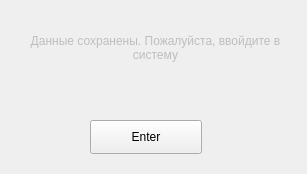
<?xml version="1.0" encoding="UTF-8"?>
<ui version="4.0">
 <class>Form</class>
 <widget class="QWidget" name="Form">
  <property name="geometry">
   <rect>
    <x>0</x>
    <y>0</y>
    <width>307</width>
    <height>174</height>
   </rect>
  </property>
  <property name="windowTitle">
   <string>Form</string>
  </property>
  <widget class="QPushButton" name="pushButton">
   <property name="geometry">
    <rect>
     <x>90</x>
     <y>120</y>
     <width>112</width>
     <height>34</height>
    </rect>
   </property>
   <property name="text">
    <string>Enter</string>
   </property>
  </widget>
  <widget class="QTextEdit" name="textEdit">
   <property name="enabled">
    <bool>false</bool>
   </property>
   <property name="geometry">
    <rect>
     <x>20</x>
     <y>30</y>
     <width>271</width>
     <height>81</height>
    </rect>
   </property>
   <property name="frameShape">
    <enum>QFrame::NoFrame</enum>
   </property>
   <property name="html">
    <string>&lt;!DOCTYPE HTML PUBLIC &quot;-//W3C//DTD HTML 4.0//EN&quot; &quot;http://www.w3.org/TR/REC-html40/strict.dtd&quot;&gt;
&lt;html&gt;&lt;head&gt;&lt;meta name=&quot;qrichtext&quot; content=&quot;1&quot; /&gt;&lt;style type=&quot;text/css&quot;&gt;
p, li { white-space: pre-wrap; }
&lt;/style&gt;&lt;/head&gt;&lt;body style=&quot; font-family:'MS Shell Dlg 2'; font-size:8pt; font-weight:400; font-style:normal;&quot;&gt;
&lt;p align=&quot;center&quot; style=&quot; margin-top:0px; margin-bottom:0px; margin-left:0px; margin-right:0px; -qt-block-indent:0; text-indent:0px;&quot;&gt;&lt;span style=&quot; font-size:9pt;&quot;&gt;Данные сохранены. Пожалуйста, ввойдите в систему&lt;/span&gt;&lt;/p&gt;&lt;/body&gt;&lt;/html&gt;</string>
   </property>
  </widget>
 </widget>
 <resources/>
 <connections/>
</ui>
